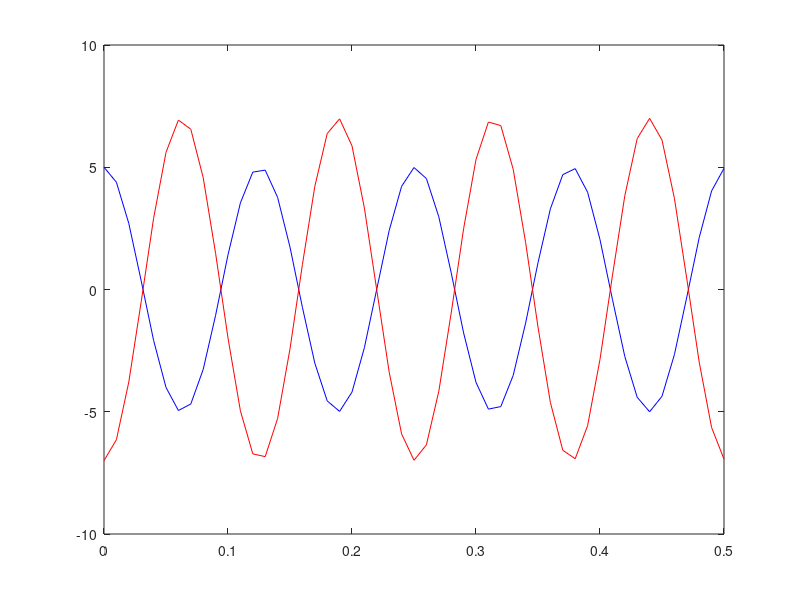

MATLAB code for this plot:
clear all;
close all;
clf;

A=5;
B=7;
w0=50;
t=0:.01:.5;
D= pi;
x=A*cos(w0*t);
y=B*cos(w0*t-D);

plot(t,x,'b-',t,y,'r-')